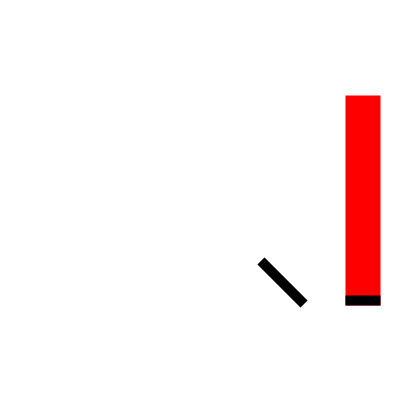
Frame 1 (no input)
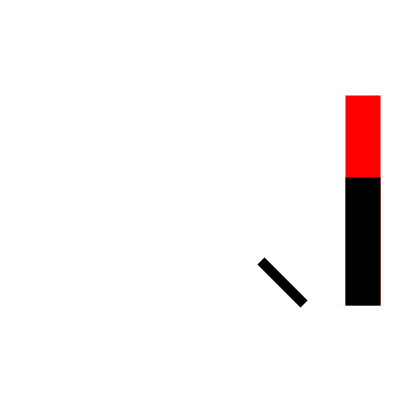
Frame 60 (the mouse pressed at the canvas centre just before this capture)
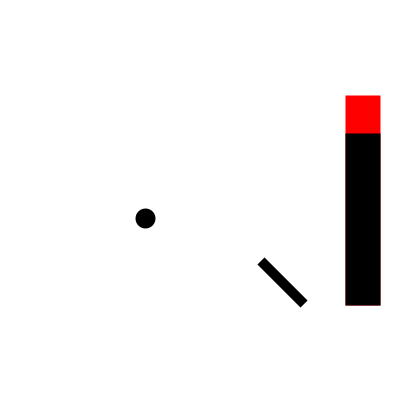
Frame 120 (the mouse held since frame 60 and released just before this capture)

The Processing sketch that drew these frames (run headless with seeded random() and noise(); from frame 60 on, the mouse is pressed at the canvas centre):

// Processing sketch: processing_3128
// ── processing_3128.pde


void setup() {
  size(400, 400);
  stroke(0);
  strokeWeight(10);
  strokeCap(PROJECT);
  ellipseMode(CENTER);
}

float power = 0;
float power_step = 2.0;
boolean powerup = true;
float powerMax = 200;
/* 打ち出しパワー */
float powerFactor = 1.5;

/* 開始点 */
float originX = 300;
float originY = 300;

/* ボールの移動量 */
float ballPowerX = 0;
float ballPowerY = 0;

/* 角度スライダーの左上の点 */
float sliderX = 0;
float sliderY = 0;

/* ボールのX座標 */
float ballX = 0;
float ballY = 0;

/* ボールが飛んでるかどうか */
boolean startBall = false;

/* 重力 */
float gravity = 0.7;

/* 空気抵抗 */
float resistance = 0.01;

void draw(){
  /* 背景 */
  background(255);
  fill(0);
  
  /* パワーゲージ */
  drawPowerGage();

  /* 方向表示 */
  drawDirection();
  
  /* ボール表示 */
  drawBall();
}

/* パワーゲージ */
void drawPowerGage(){
  fill(255, 0, 0);
  stroke(255, 0, 0);
  rect(350 ,300 - powerMax , 25, powerMax);

  fill(0);
  stroke(0);
  rect(350 ,300 - power , 25, power);
  
  if(powerup) {
    power += power_step ;
    if(power >= powerMax) {
      powerup = false;
    }
  } else {
    power -= power_step ;
    if(power <= 0) {
      powerup = true;
    }
  }
}

/* 方向表示 */
void drawDirection(){
  fill(0);
  stroke(0);
  sliderX = directionX( originX, originY, 50);
  sliderY = directionY( originX, originY, 50);
  line(originX - sliderX, originY - sliderY, originX, originY);
}

/* ボールを塗る */
void  drawBall(){
  
  if(startBall) {
    ellipse(ballX, ballY, 10, 10);
    /* 重力と空気抵抗を加味 */
    ballPowerY -= gravity;
    ballPowerX *= (1 - resistance);
    ballX -= ballPowerX * 0.1;
    ballY -= ballPowerY * 0.1;
  }
}

/* 方向バーのX座標 */
float directionX(float x, float y, float r) {
  float xDistance = abs(x - min(mouseX, x));
  float yDistance = abs(y - min(mouseY, y));
  float distance = sqrt(pow(xDistance, 2) + pow(yDistance, 2));
  return xDistance * r / distance;
}

/* 方向バーのY座標 */
float directionY(float x, float y, float r) {
  float xDistance = abs(x - min(mouseX, x));
  float yDistance = abs(y - min(mouseY, y));
  float distance = sqrt(pow(xDistance, 2) + pow(yDistance, 2));
  return yDistance * r / distance;
}

/* マウス押された */
void mousePressed() {
  ballX = originX;
  ballY = originY;
  float p = power / powerMax;
  println("power = " + p);
  ballPowerX = (sliderX * p + 2) * powerFactor;
  ballPowerY = (sliderY * p + 2) * powerFactor;
  startBall = true;
}
